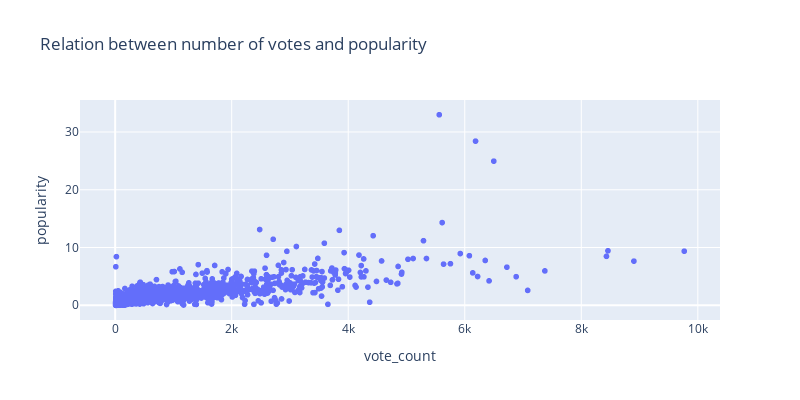
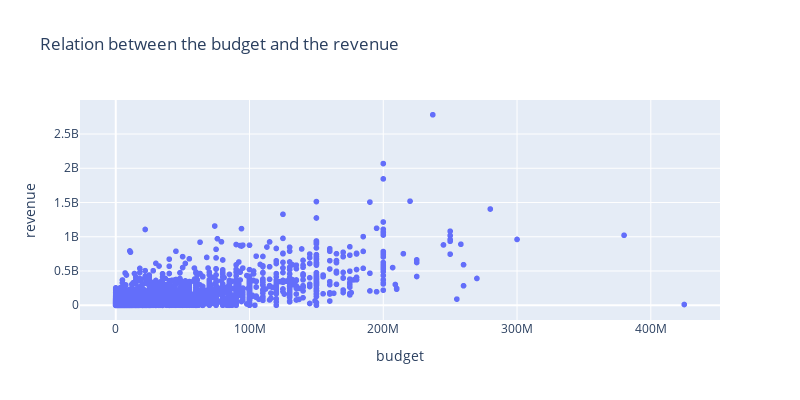

Source (notebook cell) for these figures, in order:
### Markdown cell above
<a id='eda'></a>
## Exploratory Data Analysis


### What is the relationships between the dataset attributes?

### Code cell
fig_1 = px.scatter(df_copy,x='vote_count', y='popularity', width=800, height=400,title='Relation between number of votes and popularity')
fig_2 = px.scatter(df_copy,x='budget', y='revenue', width=800, height=400,title='Relation between the budget and the revenue')

fig_1.show()
fig_2.show()

### Figure 1 — Plotly figure (JSON) as saved in the notebook; plotly's stock layout.template omitted (floating-point values rounded to 4 significant figures; data arrays with more than 128 entries replaced by an {"elided": "..."} marker saying what was removed)
{"data": [{"hovertemplate": "vote_count=%{x}<br>popularity=%{y}<extra></extra>", "legendgroup": "", "marker": {"color": "#636efa", "symbol": "circle"}, "mode": "markers", "name": "", "showlegend": false, "type": "scattergl", "x": {"elided": "10865 int values"}, "xaxis": "x", "y": {"elided": "10865 float values"}, "yaxis": "y"}], "layout": {"height": 400, "legend": {"tracegroupgap": 0}, "title": {"text": "Relation between number of votes and popularity"}, "width": 800, "xaxis": {"anchor": "y", "domain": [0, 1], "title": {"text": "vote_count"}}, "yaxis": {"anchor": "x", "domain": [0, 1], "title": {"text": "popularity"}}}}

### Figure 2 — Plotly figure (JSON) as saved in the notebook; plotly's stock layout.template omitted (floating-point values rounded to 4 significant figures; data arrays with more than 128 entries replaced by an {"elided": "..."} marker saying what was removed)
{"data": [{"hovertemplate": "budget=%{x}<br>revenue=%{y}<extra></extra>", "legendgroup": "", "marker": {"color": "#636efa", "symbol": "circle"}, "mode": "markers", "name": "", "showlegend": false, "type": "scattergl", "x": {"elided": "10865 int values"}, "xaxis": "x", "y": {"elided": "10865 int values"}, "yaxis": "y"}], "layout": {"height": 400, "legend": {"tracegroupgap": 0}, "title": {"text": "Relation between the budget and the revenue"}, "width": 800, "xaxis": {"anchor": "y", "domain": [0, 1], "title": {"text": "budget"}}, "yaxis": {"anchor": "x", "domain": [0, 1], "title": {"text": "revenue"}}}}
